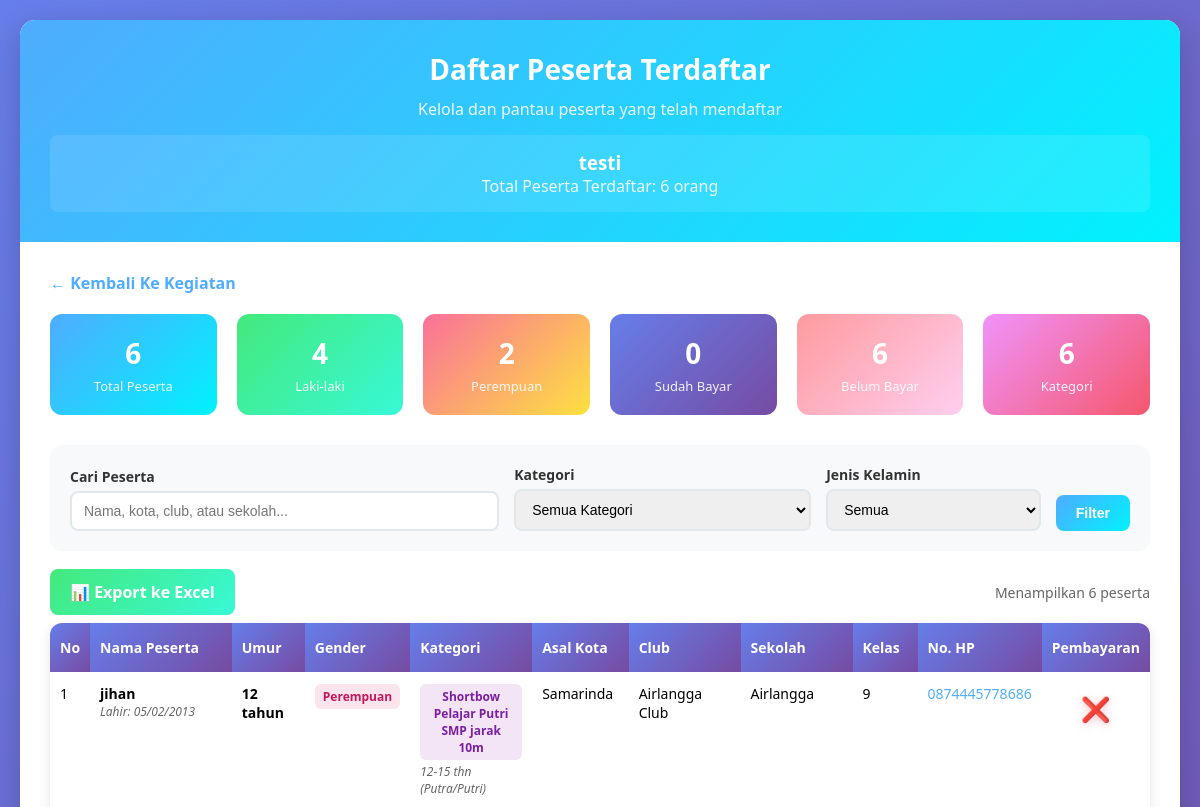
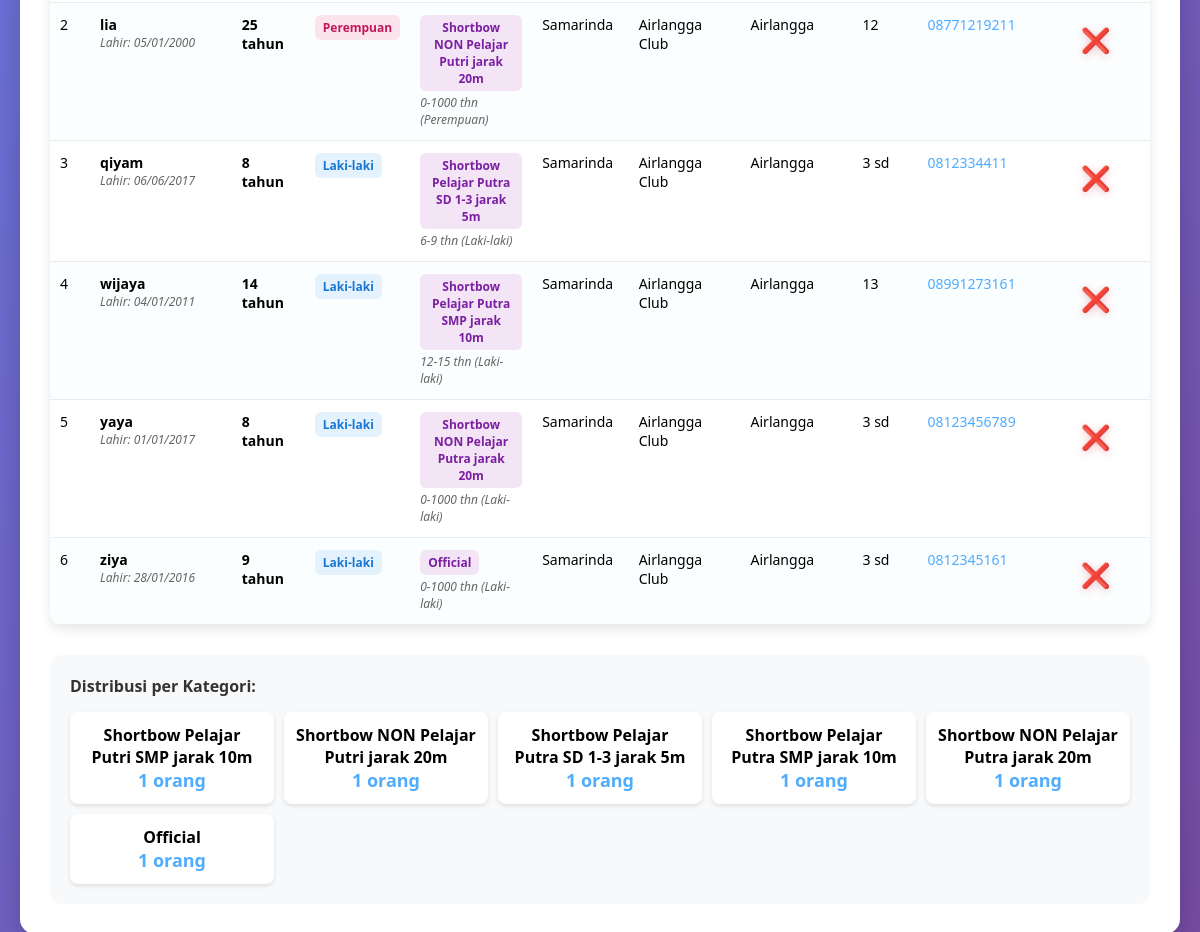
Page /detail.php?id=9 on the earlier database version (2 pictures, top to bottom).
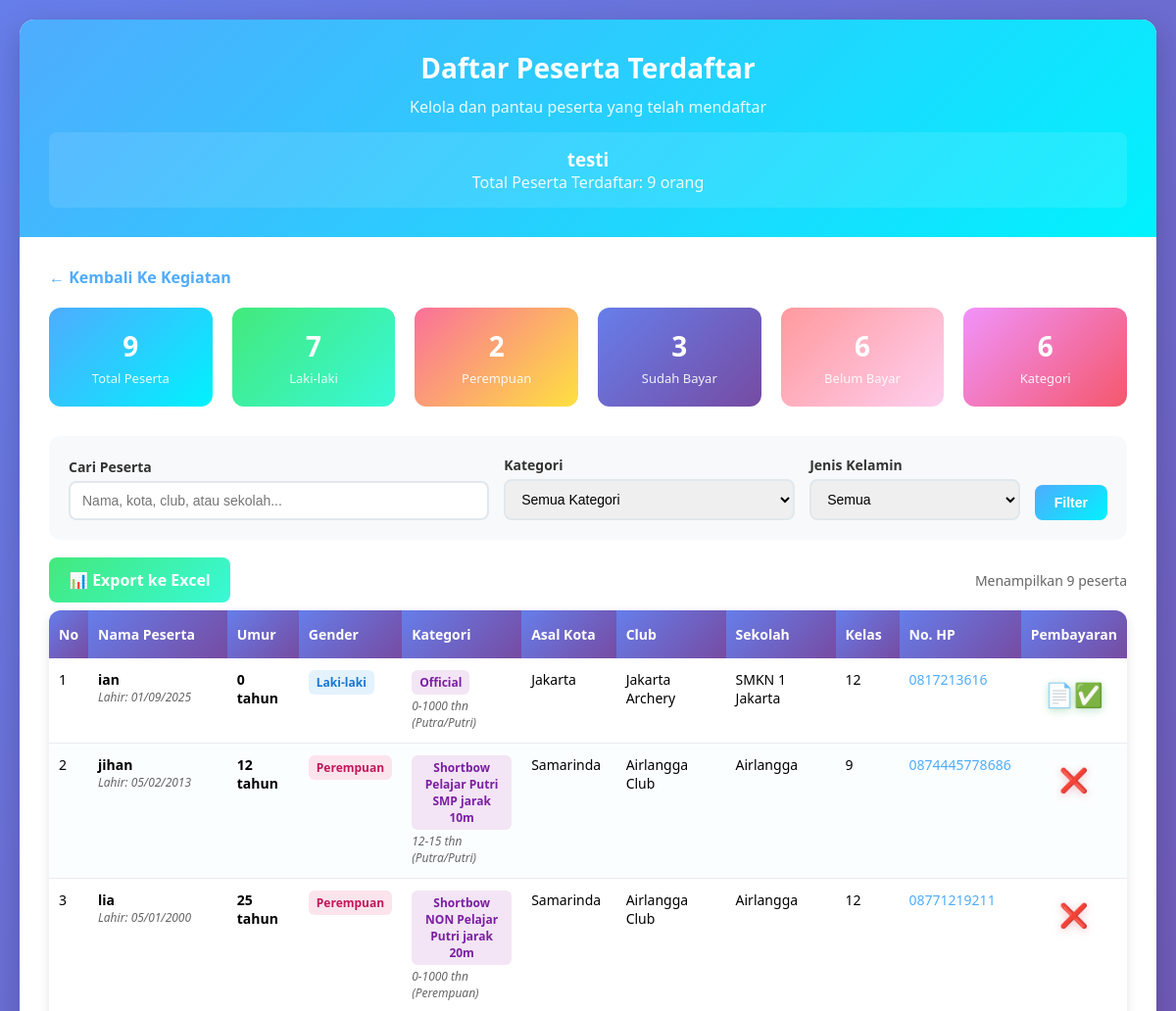
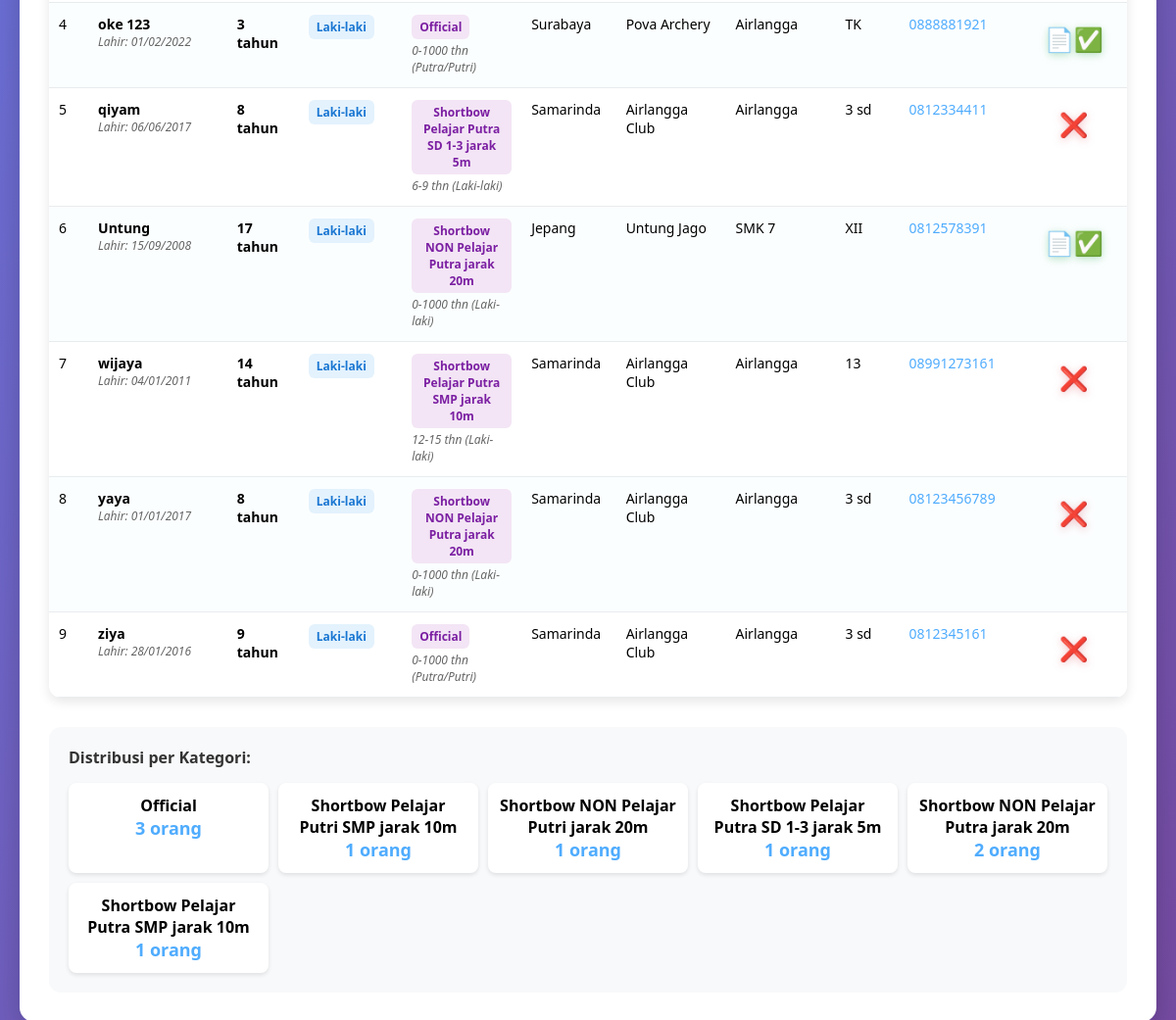
Same page on the later database version (2 pictures, top to bottom).
### tables this page shows
CREATE TABLE `kegiatan` (
  `id` int NOT NULL,
  `nama_kegiatan` varchar(255) NOT NULL
);

CREATE TABLE `peserta` (
  `id` int NOT NULL,
  `nama_peserta` varchar(100) NOT NULL,
  `tanggal_lahir` date NOT NULL,
  `jenis_kelamin` enum('Laki-laki','Perempuan') NOT NULL,
  `asal_kota` varchar(100) DEFAULT NULL,
  `nama_club` varchar(100) DEFAULT NULL,
  `sekolah` varchar(100) DEFAULT NULL,
  `kelas` varchar(50) DEFAULT NULL,
  `nomor_hp` varchar(20) DEFAULT NULL,
  `bukti_pembayaran` varchar(255) DEFAULT NULL,
  `category_id` int DEFAULT NULL,
  `kegiatan_id` int DEFAULT NULL
);

CREATE TABLE `categories` (
  `id` int NOT NULL,
  `name` varchar(50) NOT NULL,
  `min_age` int NOT NULL,
  `max_age` int NOT NULL,
  `gender` enum('Laki-laki','Perempuan','Campuran') DEFAULT 'Campuran',
  `max_participants` int DEFAULT '32',
  `status` enum('active','inactive') DEFAULT 'active',
  `created_at` timestamp NULL DEFAULT CURRENT_TIMESTAMP,
  `updated_at` timestamp NULL DEFAULT CURRENT_TIMESTAMP ON UPDATE CURRENT_TIMESTAMP
);

### detail.php (the view, shortened to what this page needs)
    <?php
$kegiatan_id = isset($_GET['kegiatan_id']) ? intval($_GET['kegiatan_id']) : null;
if (!$kegiatan_id) {
    try {
        $queryFirstKegiatan = "SELECT id FROM kegiatan WHERE id = " . (isset($_GET['POST']) ? intval($_GET['POST']) : $_GET['id']);
        $resultFirstKegiatan = $conn->query($queryFirstKegiatan);
        if ($resultFirstKegiatan && $resultFirstKegiatan->num_rows > 0) {
            $firstKegiatan = $resultFirstKegiatan->fetch_assoc();
            $kegiatan_id = $firstKegiatan['id'];
        }
    } catch (Exception $e) {
        die("Error mengambil kegiatan: " . $e->getMessage());
    }
}
$kegiatanData = [];
try {
    $queryKegiatan = "SELECT id, nama_kegiatan FROM kegiatan WHERE id = ?";
    $stmtKegiatan = $conn->prepare($queryKegiatan);
    $stmtKegiatan->bind_param("i", $kegiatan_id);
    $stmtKegiatan->execute();
    $resultKegiatan = $stmtKegiatan->get_result();
    if ($resultKegiatan->num_rows > 0) {
        $kegiatanData = $resultKegiatan->fetch_assoc();
    } else {
        die("Kegiatan tidak ditemukan.");
    }
} catch (Exception $e) {
    die("Error mengambil data kegiatan: " . $e->getMessage());
}
$search = isset($_GET['search']) ? trim($_GET['search']) : '';
$filter_kategori = isset($_GET['filter_kategori']) ? intval($_GET['filter_kategori']) : 0;
$filter_gender = isset($_GET['filter_gender']) ? $_GET['filter_gender'] : '';
$whereConditions = ["p.kegiatan_id = ?"];
$params = [$kegiatan_id];
$types = "i";
$whereClause = implode(" AND ", $whereConditions);
$queryPeserta = "
    SELECT
        p.id,
        p.nama_peserta,
        p.tanggal_lahir,
        p.jenis_kelamin,
        p.asal_kota,
        p.nama_club,
        p.sekolah,
        p.kelas,
        p.nomor_hp,
        p.bukti_pembayaran,
        c.name as category_name,
        c.min_age,
        c.max_age,
        c.gender as category_gender,
        TIMESTAMPDIFF(YEAR, p.tanggal_lahir, CURDATE()) as umur
    FROM peserta p
    LEFT JOIN categories c ON p.category_id = c.id
    WHERE $whereClause
    ORDER BY p.nama_peserta ASC
";
$pesertaList = [];
$totalPeserta = 0;
try {
    $stmtPeserta = $conn->prepare($queryPeserta);
    if (!empty($params)) {
        $stmtPeserta->bind_param($types, ...$params);
    }
    $stmtPeserta->execute();
    $resultPeserta = $stmtPeserta->get_result();
    while ($row = $resultPeserta->fetch_assoc()) {
        $pesertaList[] = $row;
    }
    $totalPeserta = count($pesertaList);
} catch (Exception $e) {
    die("Error mengambil data peserta: " . $e->getMessage());
}
$kategoriesList = [];
try {
    $queryKategori = "
        SELECT DISTINCT c.id, c.name
        FROM categories c
        INNER JOIN kegiatan_kategori kk ON c.id = kk.category_id
        WHERE kk.kegiatan_id = ? AND c.status = 'active'
        ORDER BY c.name ASC
    ";
    $stmtKategori = $conn->prepare($queryKategori);
    $stmtKategori->bind_param("i", $kegiatan_id);
    $stmtKategori->execute();
    $resultKategori = $stmtKategori->get_result();
    while ($row = $resultKategori->fetch_assoc()) {
        $kategoriesList[] = $row;
    }
} catch (Exception $e) {
}
$statistik = [
    'total' => $totalPeserta,
    'laki_laki' => 0,
    'perempuan' => 0,
    'kategori' => [],
    'sudah_bayar' => 0,
    'belum_bayar' => 0
];
foreach ($pesertaList as $peserta) {
    if ($peserta['jenis_kelamin'] == 'Laki-laki') {
        $statistik['laki_laki']++;
    } else {
        $statistik['perempuan']++;
    }
    if (!empty($peserta['bukti_pembayaran'])) {
        $statistik['sudah_bayar']++;
    } else {
        $statistik['belum_bayar']++;
    }
    $kategori = $peserta['category_name'];
    if (!isset($statistik['kategori'][$kategori])) {
        $statistik['kategori'][$kategori] = 0;
    }
    $statistik['kategori'][$kategori]++;
}
?>
<!DOCTYPE html>
<html lang="id">
<head>
</head>
<body>
    <div class="container">
        <div class="header">
            <h1>Daftar Peserta Terdaftar</h1>
            <p>Kelola dan pantau peserta yang telah mendaftar</p>
            <div class="kegiatan-info">
                <h3><?= htmlspecialchars($kegiatanData['nama_kegiatan']) ?></h3>
                <p>Total Peserta Terdaftar: <?= $totalPeserta ?> orang</p>
            </div>
        </div>
        <div class="content">
            <a href="kegiatan.view.php" class="back-link">← Kembali Ke Kegiatan</a>
            <div class="statistics">
                <div class="stat-card primary">
                    <div class="stat-number"><?= $statistik['total'] ?></div>
                    <div class="stat-label">Total Peserta</div>
                </div>
                <div class="stat-card success">
                    <div class="stat-number"><?= $statistik['laki_laki'] ?></div>
                    <div class="stat-label">Laki-laki</div>
                </div>
                <div class="stat-card warning">
                    <div class="stat-number"><?= $statistik['perempuan'] ?></div>
                    <div class="stat-label">Perempuan</div>
                </div>
                <div class="stat-card info">
                    <div class="stat-number"><?= $statistik['sudah_bayar'] ?></div>
                    <div class="stat-label">Sudah Bayar</div>
                </div>
                <div class="stat-card danger">
                    <div class="stat-number"><?= $statistik['belum_bayar'] ?></div>
                    <div class="stat-label">Belum Bayar</div>
                </div>
                <div class="stat-card">
                    <div class="stat-number"><?= count($statistik['kategori']) ?></div>
                    <div class="stat-label">Kategori</div>
                </div>
            </div>
            <div class="filters">
                <form method="GET" action="">
                    <div class="filters-grid">
                        <div class="filter-group">
                            <label for="search">Cari Peserta</label>
                            <input type="text"
                                   id="search"
                                   name="search"
                                   class="form-control"
                                   placeholder="Nama, kota, club, atau sekolah..."
                                   value="<?= htmlspecialchars($search) ?>">
                        </div>
                        <div class="filter-group">
                            <label for="filter_kategori">Kategori</label>
                            <select id="filter_kategori" name="filter_kategori" class="form-control">
                                <option value="">Semua Kategori</option>
                            </select>
                        </div>
                        <div class="filter-group">
                            <label for="filter_gender">Jenis Kelamin</label>
                            <select id="filter_gender" name="filter_gender" class="form-control">
                                <option value="">Semua</option>
                            </select>
                        </div>
                        <div class="filter-group filter-buttons">
                            <button type="submit" class="btn btn-primary">Filter</button>
                        </div>
                    </div>
                </form>
            </div>
            <div class="actions">
                <div>
                    <?php if ($totalPeserta > 0): ?>
                        <a href="?export=excel&kegiatan_id=<?= $kegiatan_id ?>&search=<?= urlencode($search) ?>&filter_kategori=<?= $filter_kategori ?>&filter_gender=<?= urlencode($filter_gender) ?>"
                           class="export-btn" target="_blank">
                            📊 Export ke Excel
                        </a>
                    <?php endif; ?>
                </div>
                <div>
                    <?php if ($totalPeserta > 0): ?>
                        <span style="color: #666; font-size: 14px;">
                            Menampilkan <?= $totalPeserta ?> peserta
                        </span>
                    <?php endif; ?>
                </div>
            </div>
            <div class="table-container">
                <?php if ($totalPeserta > 0): ?>
                    <table class="table">
                        <thead>
                            <tr>
                                <th style="width: 30px;">No</th>
                                <th style="width: 180px;">Nama Peserta</th>
                                <th style="width: 80px;">Umur</th>
                                <th style="width: 90px;">Gender</th>
                                <th style="width: 140px;">Kategori</th>
                                <th style="width: 100px;">Asal Kota</th>
                                <th style="width: 130px;">Club</th>
                                <th style="width: 130px;">Sekolah</th>
                                <th style="width: 70px;">Kelas</th>
                                <th style="width: 110px;">No. HP</th>
                                <th style="width: 80px;">Pembayaran</th>
                            </tr>
                        </thead>
                        <tbody>
                            <?php foreach ($pesertaList as $index => $peserta): ?>
                                <tr>
                                    <td><?= $index + 1 ?></td>
                                    <td>
                                        <strong><?= htmlspecialchars($peserta['nama_peserta']) ?></strong>
                                        <div class="age-info">
                                            Lahir: <?= date('d/m/Y', strtotime($peserta['tanggal_lahir'])) ?>
                                        </div>
                                    </td>
                                    <td>
                                        <strong><?= $peserta['umur'] ?> tahun</strong>
                                    </td>
                                    <td>
                                        <span class="badge <?= $peserta['jenis_kelamin'] == 'Laki-laki' ? 'badge-male' : 'badge-female' ?>">
                                            <?= $peserta['jenis_kelamin'] ?>
                                        </span>
                                    </td>
                                    <td>
                                        <div class="badge badge-category">
                                            <?= htmlspecialchars($peserta['category_name']) ?>
                                        </div>
                                        <div class="age-info">
                                            <?= $peserta['min_age'] ?>-<?= $peserta['max_age'] ?> thn
                                            (<?= $peserta['category_gender'] == 'Campuran' ? 'Putra/Putri' : $peserta['category_gender'] ?>)
                                        </div>
                                    </td>
                                    <td><?= htmlspecialchars($peserta['asal_kota'] ?: '-') ?></td>
                                    <td><?= htmlspecialchars($peserta['nama_club'] ?: '-') ?></td>
                                    <td><?= htmlspecialchars($peserta['sekolah'] ?: '-') ?></td>
                                    <td><?= htmlspecialchars($peserta['kelas'] ?: '-') ?></td>
                                    <td>
                                        <a href="tel:<?= htmlspecialchars($peserta['nomor_hp']) ?>"
                                           style="color: #4facfe; text-decoration: none;">
                                            <?= htmlspecialchars($peserta['nomor_hp']) ?>
                                        </a>
                                    </td>
                                    <td>
                                        <div class="payment-status">
                                            <?php if (!empty($peserta['bukti_pembayaran'])): ?>
                                                <div class="payment-tooltip">
                                                    <span class="payment-icon payment-success"
                                                          onclick="showPaymentModal('<?= htmlspecialchars($peserta['nama_peserta']) ?>', '<?= $peserta['bukti_pembayaran'] ?>')">
                                                        📄✅
                                                    </span>
                                                </div>
                                            <?php else: ?>
                                                <div class="payment-tooltip">
                                                    <span class="payment-icon payment-pending">❌</span>
                                                </div>
                                            <?php endif; ?>
                                        </div>
                                    </td>
                                </tr>
                            <?php endforeach; ?>
                        </tbody>
                    </table>
                <?php endif; ?>
            </div>
            <?php if (!empty($statistik['kategori'])): ?>
                <div class="category-distribution">
                    <h4>Distribusi per Kategori:</h4>
                    <div class="category-grid">
                        <?php foreach ($statistik['kategori'] as $kategori => $jumlah): ?>
                            <div class="category-item">
                                <strong><?= htmlspecialchars($kategori) ?></strong><br>
                                <span style="color: #4facfe; font-size: 18px; font-weight: 600;"><?= $jumlah ?> orang</span>
                            </div>
                        <?php endforeach; ?>
                    </div>
                </div>
            <?php endif; ?>
        </div>
    </div>
</body>
</html>

Differences in the rows shown:
added peserta: nama_peserta "ian", tanggal_lahir "01/09/2025", umur "0", jenis_kelamin "Laki-laki", category.name "Official", category.min_age "0", category.max_age "1000", shows "Putra/Putri", asal_kota "Jakarta", nama_club "Jakarta Archery", sekolah "SMKN 1 Jakarta", kelas "12", nomor_hp "0817213616"
added peserta: nama_peserta "oke 123", tanggal_lahir "01/02/2022", umur "3", jenis_kelamin "Laki-laki", category.name "Official", category.min_age "0", category.max_age "1000", shows "Putra/Putri", asal_kota "Surabaya", nama_club "Pova Archery", sekolah "Airlangga", kelas "TK", nomor_hp "0888881921"
added peserta: nama_peserta "Untung", tanggal_lahir "15/09/2008", umur "17", jenis_kelamin "Laki-laki", category.name "Shortbow NON Pelajar Putra jarak 20m", category.min_age "0", category.max_age "1000", category.gender "Laki-laki", asal_kota "Jepang", nama_club "Untung Jago", sekolah "SMK 7", kelas "XII", nomor_hp "0812578391"
changed through a linked row, peserta "ziya": category.gender "Laki-laki" → (not shown); now shows "Putra/Putri"
changed categories id 1: gender "Laki-laki" → "Campuran" (drawn)
Other differences:
$totalPeserta: "6" → "9"
$statistik['total']: "6" → "9"
$statistik['laki_laki']: "4" → "7"
$statistik['sudah_bayar']: "0" → "3"
new list line: "Official 3 orang"
new list line: "Shortbow NON Pelajar Putra jarak 20m 2 orang"
list line gone: "Shortbow NON Pelajar Putra jarak 20m orang"
list line gone: "1"
list line gone: "Official orang"
